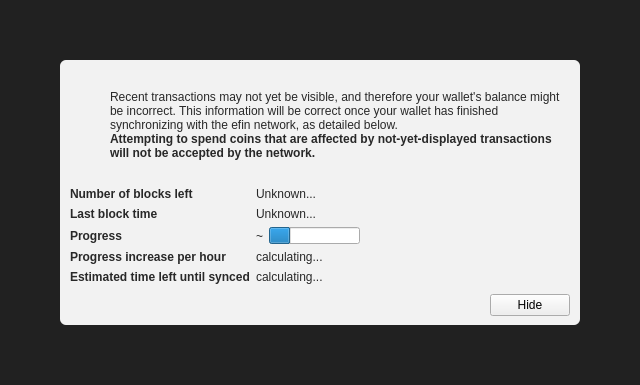
<?xml version="1.0" encoding="UTF-8"?>
<ui version="4.0">
 <class>ModalOverlay</class>
 <widget class="ModalOverlay" name="ModalOverlay">
  <property name="geometry">
   <rect>
    <x>0</x>
    <y>0</y>
    <width>640</width>
    <height>385</height>
   </rect>
  </property>
  <property name="windowTitle">
   <string>Form</string>
  </property>
  <layout class="QVBoxLayout" name="verticalLayout" stretch="0">
   <property name="sizeConstraint">
    <enum>QLayout::SetDefaultConstraint</enum>
   </property>
   <property name="leftMargin">
    <number>0</number>
   </property>
   <property name="topMargin">
    <number>0</number>
   </property>
   <property name="rightMargin">
    <number>0</number>
   </property>
   <property name="bottomMargin">
    <number>0</number>
   </property>
   <item>
    <widget class="QWidget" name="bgWidget" native="true">
     <property name="styleSheet">
      <string notr="true">#bgWidget { background: rgba(0,0,0,220); }</string>
     </property>
     <layout class="QVBoxLayout" name="verticalLayoutMain" stretch="1">
      <property name="leftMargin">
       <number>60</number>
      </property>
      <property name="topMargin">
       <number>60</number>
      </property>
      <property name="rightMargin">
       <number>60</number>
      </property>
      <property name="bottomMargin">
       <number>60</number>
      </property>
      <item>
       <widget class="QWidget" name="contentWidget" native="true">
        <property name="styleSheet">
         <string notr="true">#contentWidget { background: rgba(255,255,255,240); border-radius: 6px; }

QLabel { color: rgb(40,40,40);  }</string>
        </property>
        <layout class="QVBoxLayout" name="verticalLayoutSub" stretch="1,0,0,0">
         <property name="spacing">
          <number>0</number>
         </property>
         <property name="leftMargin">
          <number>10</number>
         </property>
         <property name="topMargin">
          <number>10</number>
         </property>
         <property name="rightMargin">
          <number>10</number>
         </property>
         <property name="bottomMargin">
          <number>10</number>
         </property>
         <item>
          <layout class="QHBoxLayout" name="horizontalLayoutIconText" stretch="0,1">
           <property name="topMargin">
            <number>20</number>
           </property>
           <item>
            <layout class="QVBoxLayout" name="verticalLayoutIcon">
             <property name="leftMargin">
              <number>0</number>
             </property>
             <item>
              <widget class="QPushButton" name="warningIcon">
               <property name="enabled">
                <bool>false</bool>
               </property>
               <property name="text">
                <string/>
               </property>
               <property name="icon">
                <iconset>
                 <normaloff>:/icons/warning</normaloff>
                 <disabledoff>:/icons/warning</disabledoff>:/icons/warning</iconset>
               </property>
               <property name="iconSize">
                <size>
                 <width>48</width>
                 <height>48</height>
                </size>
               </property>
               <property name="flat">
                <bool>true</bool>
               </property>
              </widget>
             </item>
             <item>
              <spacer name="verticalSpacerWarningIcon">
               <property name="orientation">
                <enum>Qt::Vertical</enum>
               </property>
               <property name="sizeHint" stdset="0">
                <size>
                 <width>20</width>
                 <height>40</height>
                </size>
               </property>
              </spacer>
             </item>
            </layout>
           </item>
           <item>
            <layout class="QVBoxLayout" name="verticalLayoutInfoText">
             <property name="leftMargin">
              <number>0</number>
             </property>
             <property name="topMargin">
              <number>0</number>
             </property>
             <item>
              <widget class="QLabel" name="infoText">
               <property name="text">
                <string>Recent transactions may not yet be visible, and therefore your wallet's balance might be incorrect. This information will be correct once your wallet has finished synchronizing with the efin network, as detailed below.</string>
               </property>
               <property name="textFormat">
                <enum>Qt::RichText</enum>
               </property>
               <property name="wordWrap">
                <bool>true</bool>
               </property>
              </widget>
             </item>
             <item>
              <widget class="QLabel" name="infoTextStrong">
               <property name="font">
                <font>
                 <weight>75</weight>
                 <bold>true</bold>
                </font>
               </property>
               <property name="text">
                <string>Attempting to spend coins that are affected by not-yet-displayed transactions will not be accepted by the network.</string>
               </property>
               <property name="textFormat">
                <enum>Qt::RichText</enum>
               </property>
               <property name="wordWrap">
                <bool>true</bool>
               </property>
              </widget>
             </item>
             <item>
              <spacer name="verticalSpacerInTextSpace">
               <property name="orientation">
                <enum>Qt::Vertical</enum>
               </property>
               <property name="sizeHint" stdset="0">
                <size>
                 <width>20</width>
                 <height>40</height>
                </size>
               </property>
              </spacer>
             </item>
            </layout>
           </item>
          </layout>
         </item>
         <item>
          <spacer name="verticalSpacerAfterText">
           <property name="orientation">
            <enum>Qt::Vertical</enum>
           </property>
           <property name="sizeHint" stdset="0">
            <size>
             <width>20</width>
             <height>40</height>
            </size>
           </property>
          </spacer>
         </item>
         <item>
          <layout class="QFormLayout" name="formLayout">
           <property name="fieldGrowthPolicy">
            <enum>QFormLayout::FieldsStayAtSizeHint</enum>
           </property>
           <property name="horizontalSpacing">
            <number>6</number>
           </property>
           <property name="verticalSpacing">
            <number>6</number>
           </property>
           <property name="topMargin">
            <number>10</number>
           </property>
           <item row="0" column="0">
            <widget class="QLabel" name="labelNumberOfBlocksLeft">
             <property name="font">
              <font>
               <weight>75</weight>
               <bold>true</bold>
              </font>
             </property>
             <property name="text">
              <string>Number of blocks left</string>
             </property>
            </widget>
           </item>
           <item row="0" column="1">
            <widget class="QLabel" name="numberOfBlocksLeft">
             <property name="text">
              <string>Unknown...</string>
             </property>
            </widget>
           </item>
           <item row="1" column="0">
            <widget class="QLabel" name="labelLastBlockTime">
             <property name="font">
              <font>
               <weight>75</weight>
               <bold>true</bold>
              </font>
             </property>
             <property name="text">
              <string>Last block time</string>
             </property>
            </widget>
           </item>
           <item row="1" column="1">
            <widget class="QLabel" name="newestBlockDate">
             <property name="sizePolicy">
              <sizepolicy hsizetype="Maximum" vsizetype="Preferred">
               <horstretch>0</horstretch>
               <verstretch>0</verstretch>
              </sizepolicy>
             </property>
             <property name="text">
              <string>Unknown...</string>
             </property>
            </widget>
           </item>
           <item row="2" column="0">
            <widget class="QLabel" name="labelSyncDone">
             <property name="font">
              <font>
               <weight>75</weight>
               <bold>true</bold>
              </font>
             </property>
             <property name="text">
              <string>Progress</string>
             </property>
            </widget>
           </item>
           <item row="2" column="1">
            <layout class="QHBoxLayout" name="horizontalLayoutSync" stretch="0,1">
             <item>
              <widget class="QLabel" name="percentageProgress">
               <property name="text">
                <string notr="true">~</string>
               </property>
              </widget>
             </item>
             <item>
              <widget class="QProgressBar" name="progressBar">
               <property name="value">
                <number>24</number>
               </property>
               <property name="format">
                <string/>
               </property>
              </widget>
             </item>
            </layout>
           </item>
           <item row="4" column="0">
            <widget class="QLabel" name="labelProgressIncrease">
             <property name="font">
              <font>
               <weight>75</weight>
               <bold>true</bold>
              </font>
             </property>
             <property name="text">
              <string>Progress increase per hour</string>
             </property>
            </widget>
           </item>
           <item row="4" column="1">
            <widget class="QLabel" name="progressIncreasePerH">
             <property name="text">
              <string>calculating...</string>
             </property>
            </widget>
           </item>
           <item row="5" column="0">
            <widget class="QLabel" name="labelEstimatedTimeLeft">
             <property name="font">
              <font>
               <weight>75</weight>
               <bold>true</bold>
              </font>
             </property>
             <property name="text">
              <string>Estimated time left until synced</string>
             </property>
            </widget>
           </item>
           <item row="5" column="1">
            <widget class="QLabel" name="expectedTimeLeft">
             <property name="text">
              <string>calculating...</string>
             </property>
            </widget>
           </item>
          </layout>
         </item>
         <item>
          <layout class="QHBoxLayout" name="horizontalLayoutButtons">
           <property name="leftMargin">
            <number>10</number>
           </property>
           <property name="topMargin">
            <number>10</number>
           </property>
           <item>
            <spacer name="horizontalSpacer">
             <property name="orientation">
              <enum>Qt::Horizontal</enum>
             </property>
             <property name="sizeHint" stdset="0">
              <size>
               <width>40</width>
               <height>20</height>
              </size>
             </property>
            </spacer>
           </item>
           <item>
            <widget class="QPushButton" name="closeButton">
             <property name="text">
              <string>Hide</string>
             </property>
            </widget>
           </item>
          </layout>
         </item>
        </layout>
       </widget>
      </item>
     </layout>
    </widget>
   </item>
  </layout>
 </widget>
 <customwidgets>
  <customwidget>
   <class>ModalOverlay</class>
   <extends>QWidget</extends>
   <header>qt/modaloverlay.h</header>
   <container>1</container>
  </customwidget>
 </customwidgets>
 <resources/>
 <connections/>
</ui>
